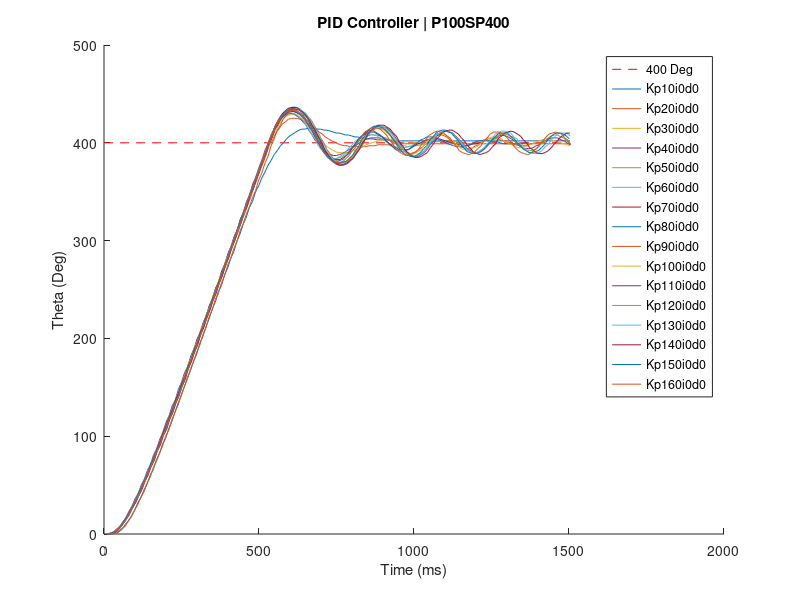
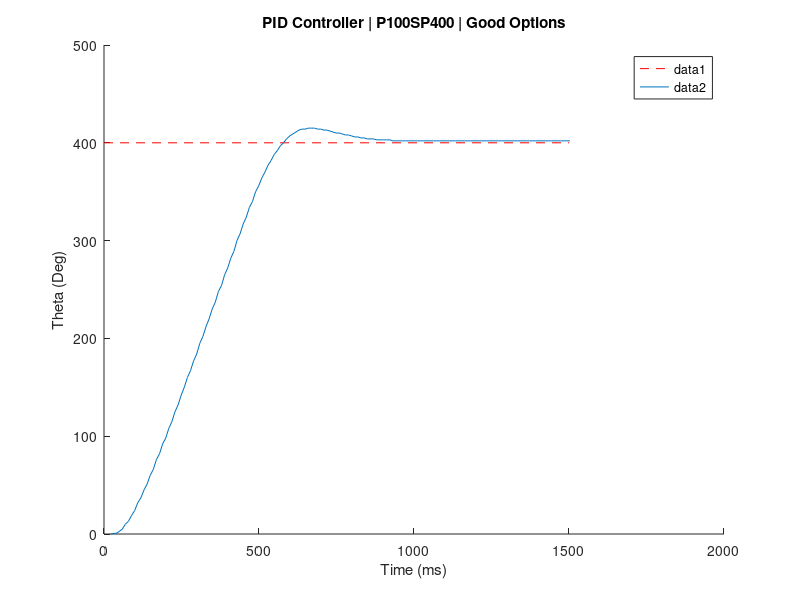

The MATLAB script that drew these images, in order: (Note: this script raises an error after producing the figures.)
figure(1);
hold on;
xlabel('Time (ms)');
ylabel('Theta (Deg)');
title('PID Controller | P100SP400');
plot([0 1500], [400 400], 'r--');
Kp10i0d0 = [22.0, 0; 42.0, 1; 59.0, 5; 69.0, 10; 79.0, 13; 89.0, 19; 99.0, 24; 109.0, 32; 119.0, 37; 129.0, 45; 139.0, 51; 149.0, 60; 159.0, 66; 169.0, 76; 179.0, 82; 189.0, 92; 199.0, 98; 209.0, 108; 219.0, 115; 229.0, 125; 239.0, 132; 249.0, 142; 259.0, 150; 269.0, 160; 279.0, 167; 289.0, 177; 299.0, 184; 309.0, 195; 319.0, 202; 329.0, 212; 339.0, 220; 349.0, 230; 359.0, 237; 369.0, 248; 379.0, 254; 389.0, 265; 399.0, 272; 409.0, 282; 419.0, 289; 429.0, 300; 439.0, 307; 449.0, 317; 459.0, 324; 469.0, 334; 479.0, 340; 489.0, 350; 499.0, 356; 509.0, 364; 519.0, 370; 529.0, 377; 539.0, 382; 549.0, 388; 559.0, 392; 569.0, 397; 579.0, 400; 589.0, 404; 599.0, 407; 609.0, 409; 619.0, 411; 629.0, 413; 639.0, 414; 649.0, 414; 659.0, 415; 669.0, 415; 679.0, 415; 689.0, 414; 699.0, 414; 709.0, 413; 719.0, 413; 729.0, 412; 739.0, 411; 749.0, 410; 759.0, 410; 769.0, 409; 779.0, 408; 789.0, 408; 799.0, 407; 809.0, 406; 819.0, 406; 829.0, 405; 839.0, 405; 849.0, 404; 868.0, 404; 881.0, 403; 902.0, 403; 912.0, 403; 922.0, 403; 932.0, 402; 942.0, 402; 952.0, 402; 962.0, 402; 972.0, 402; 982.0, 402; 992.0, 402; 1002.0, 402; 1012.0, 402; 1022.0, 402; 1032.0, 402; 1042.0, 402; 1052.0, 402; 1063.0, 402; 1073.0, 402; 1083.0, 402; 1093.0, 402; 1103.0, 402; 1113.0, 402; 1123.0, 402; 1133.0, 402; 1143.0, 402; 1153.0, 402; 1163.0, 402; 1173.0, 402; 1183.0, 402; 1193.0, 402; 1203.0, 402; 1213.0, 402; 1223.0, 402; 1233.0, 402; 1243.0, 402; 1253.0, 402; 1263.0, 402; 1273.0, 402; 1283.0, 402; 1293.0, 402; 1303.0, 402; 1313.0, 402; 1323.0, 402; 1333.0, 402; 1343.0, 402; 1353.0, 402; 1363.0, 402; 1373.0, 402; 1383.0, 402; 1393.0, 402; 1403.0, 402; 1413.0, 402; 1423.0, 402; 1433.0, 402; 1443.0, 402; 1453.0, 402; 1463.0, 402; 1473.0, 402; 1483.0, 402; 1493.0, 402; 1503.0, 402; ];
plot(Kp10i0d0(:,1),Kp10i0d0(:,2))
% y = max(Kp10i0d0(:,2));
% x = Kp10i0d0(find(Kp10i0d0(:,2) == max(y), 1, 'first'));
% text(x, y, 'Kp10i0d0');
% pause;

Kp20i0d0 = [13.0, 0; 23.0, 1; 33.0, 2; 43.0, 4; 53.0, 7; 63.0, 12; 73.0, 16; 83.0, 22; 93.0, 27; 103.0, 34; 113.0, 40; 123.0, 48; 133.0, 54; 143.0, 64; 153.0, 70; 163.0, 79; 173.0, 86; 183.0, 96; 193.0, 102; 203.0, 112; 213.0, 119; 223.0, 129; 233.0, 136; 243.0, 146; 253.0, 153; 263.0, 164; 273.0, 170; 283.0, 181; 293.0, 188; 303.0, 198; 313.0, 205; 323.0, 216; 333.0, 223; 343.0, 233; 353.0, 240; 363.0, 250; 373.0, 257; 383.0, 268; 393.0, 274; 403.0, 285; 413.0, 292; 423.0, 302; 433.0, 309; 443.0, 320; 453.0, 327; 463.0, 337; 473.0, 344; 483.0, 355; 493.0, 362; 503.0, 372; 513.0, 379; 524.0, 389; 534.0, 398; 544.0, 403; 554.0, 410; 564.0, 414; 574.0, 419; 584.0, 421; 594.0, 424; 604.0, 425; 614.0, 425; 624.0, 425; 634.0, 424; 644.0, 422; 654.0, 420; 664.0, 418; 674.0, 416; 684.0, 414; 694.0, 411; 704.0, 409; 714.0, 406; 724.0, 404; 734.0, 402; 744.0, 401; 754.0, 399; 764.0, 398; 774.0, 397; 784.0, 397; 794.0, 396; 804.0, 396; 814.0, 396; 824.0, 396; 834.0, 396; 844.0, 396; 854.0, 397; 864.0, 397; 874.0, 397; 884.0, 398; 894.0, 398; 904.0, 398; 914.0, 398; 924.0, 398; 934.0, 399; 944.0, 399; 954.0, 399; 964.0, 399; 974.0, 399; 984.0, 399; 994.0, 399; 1004.0, 399; 1014.0, 399; 1024.0, 399; 1034.0, 399; 1044.0, 399; 1054.0, 399; 1064.0, 399; 1074.0, 399; 1084.0, 399; 1094.0, 399; 1104.0, 399; 1114.0, 399; 1124.0, 399; 1134.0, 399; 1144.0, 399; 1154.0, 399; 1164.0, 399; 1174.0, 399; 1184.0, 399; 1194.0, 399; 1204.0, 399; 1214.0, 399; 1224.0, 399; 1234.0, 399; 1244.0, 399; 1254.0, 399; 1264.0, 399; 1274.0, 399; 1284.0, 399; 1294.0, 399; 1304.0, 399; 1314.0, 399; 1324.0, 399; 1334.0, 399; 1344.0, 399; 1354.0, 399; 1364.0, 399; 1374.0, 399; 1384.0, 399; 1394.0, 399; 1404.0, 399; 1414.0, 399; 1424.0, 399; 1434.0, 399; 1444.0, 399; 1454.0, 399; 1464.0, 399; 1474.0, 399; 1484.0, 399; 1494.0, 399; 1504.0, 399; ];
plot(Kp20i0d0(:,1),Kp20i0d0(:,2))
% y = max(Kp20i0d0(:,2));
% x = Kp20i0d0(find(Kp20i0d0(:,2) == max(y), 1, 'first'));
% text(x, y, 'Kp20i0d0');
% pause;

Kp30i0d0 = [13.0, 0; 23.0, 0; 33.0, 1; 43.0, 3; 53.0, 7; 63.0, 11; 73.0, 16; 83.0, 21; 93.0, 28; 103.0, 33; 113.0, 41; 123.0, 47; 133.0, 56; 143.0, 62; 153.0, 71; 163.0, 78; 173.0, 87; 183.0, 94; 193.0, 104; 203.0, 111; 213.0, 121; 223.0, 128; 233.0, 138; 243.0, 145; 253.0, 155; 263.0, 162; 273.0, 173; 283.0, 179; 293.0, 190; 303.0, 197; 313.0, 207; 323.0, 214; 333.0, 224; 343.0, 231; 353.0, 241; 363.0, 249; 373.0, 259; 383.0, 266; 393.0, 277; 403.0, 283; 413.0, 294; 423.0, 301; 433.0, 311; 443.0, 319; 453.0, 329; 463.0, 336; 473.0, 347; 483.0, 354; 493.0, 365; 503.0, 372; 513.0, 383; 525.0, 393; 535.0, 399; 545.0, 408; 555.0, 413; 565.0, 419; 575.0, 423; 585.0, 427; 595.0, 428; 605.0, 429; 615.0, 429; 625.0, 427; 635.0, 425; 645.0, 422; 655.0, 419; 665.0, 415; 675.0, 411; 685.0, 407; 695.0, 404; 705.0, 400; 715.0, 397; 725.0, 395; 735.0, 393; 745.0, 391; 755.0, 390; 765.0, 390; 775.0, 390; 785.0, 390; 795.0, 391; 805.0, 392; 815.0, 393; 825.0, 395; 835.0, 396; 845.0, 398; 855.0, 399; 865.0, 400; 875.0, 401; 885.0, 402; 895.0, 402; 905.0, 403; 915.0, 403; 925.0, 403; 935.0, 403; 945.0, 402; 955.0, 402; 965.0, 401; 975.0, 401; 985.0, 401; 995.0, 401; 1005.0, 400; 1015.0, 400; ];
plot(Kp30i0d0(:,1),Kp30i0d0(:,2))
% y = max(Kp30i0d0(:,2));
% x = Kp30i0d0(find(Kp30i0d0(:,2) == max(y), 1, 'first'));
% text(x, y, 'Kp30i0d0');
% pause;

Kp40i0d0 = [10.0, 0; 20.0, 1; 30.0, 2; 40.0, 5; 50.0, 7; 60.0, 12; 70.0, 16; 80.0, 23; 90.0, 28; 100.0, 36; 110.0, 41; 120.0, 50; 130.0, 56; 140.0, 65; 150.0, 71; 160.0, 81; 170.0, 87; 180.0, 97; 190.0, 104; 200.0, 114; 210.0, 121; 220.0, 131; 230.0, 137; 240.0, 148; 250.0, 155; 260.0, 165; 270.0, 171; 280.0, 182; 290.0, 189; 300.0, 199; 310.0, 206; 320.0, 216; 330.0, 223; 340.0, 234; 350.0, 241; 360.0, 251; 370.0, 258; 380.0, 269; 390.0, 276; 400.0, 287; 410.0, 294; 420.0, 304; 430.0, 311; 440.0, 322; 450.0, 329; 460.0, 340; 470.0, 347; 480.0, 358; 490.0, 365; 500.0, 375; 510.0, 383; 520.0, 393; 530.0, 400; 540.0, 409; 550.0, 414; 560.0, 421; 570.0, 424; 580.0, 428; 590.0, 429; 600.0, 430; 610.0, 430; 620.0, 428; 630.0, 426; 640.0, 422; 650.0, 419; 660.0, 413; 670.0, 409; 680.0, 403; 690.0, 400; 700.0, 395; 710.0, 392; 720.0, 389; 730.0, 388; 740.0, 387; 750.0, 387; 760.0, 388; 770.0, 389; 780.0, 391; 790.0, 393; 800.0, 395; 810.0, 397; 820.0, 399; 830.0, 401; 840.0, 403; 850.0, 404; 860.0, 405; 877.0, 405; 887.0, 405; 897.0, 404; 907.0, 404; 917.0, 403; 927.0, 402; 937.0, 401; 947.0, 401; 957.0, 400; 967.0, 400; ];
plot(Kp40i0d0(:,1),Kp40i0d0(:,2))
% y = max(Kp40i0d0(:,2));
% x = Kp40i0d0(find(Kp40i0d0(:,2) == max(y), 1, 'first'));
% text(x, y, 'Kp40i0d0');
% pause;

Kp50i0d0 = [10.0, 0; 20.0, 0; 30.0, 1; 40.0, 3; 50.0, 6; 60.0, 11; 70.0, 14; 80.0, 21; 90.0, 26; 100.0, 34; 110.0, 39; 120.0, 48; 130.0, 54; 140.0, 63; 150.0, 69; 160.0, 79; 170.0, 85; 180.0, 95; 190.0, 101; 200.0, 111; 210.0, 118; 220.0, 128; 230.0, 135; 240.0, 145; 250.0, 152; 260.0, 162; 270.0, 169; 280.0, 179; 290.0, 186; 300.0, 196; 310.0, 203; 320.0, 214; 330.0, 221; 340.0, 231; 350.0, 238; 360.0, 249; 370.0, 256; 380.0, 267; 390.0, 274; 400.0, 284; 410.0, 292; 420.0, 302; 430.0, 309; 440.0, 320; 450.0, 327; 460.0, 338; 470.0, 345; 480.0, 356; 490.0, 363; 500.0, 374; 510.0, 380; 520.0, 391; 530.0, 398; 540.0, 408; 550.0, 414; 560.0, 421; 570.0, 425; 580.0, 429; 590.0, 431; 600.0, 433; 610.0, 432; 620.0, 431; 630.0, 429; 640.0, 426; 650.0, 422; 660.0, 417; 670.0, 412; 680.0, 406; 690.0, 402; 700.0, 396; 710.0, 392; 720.0, 388; 730.0, 386; 740.0, 384; 750.0, 384; 760.0, 385; 770.0, 386; 780.0, 389; 790.0, 391; 800.0, 395; 810.0, 398; 820.0, 401; 830.0, 403; 840.0, 406; 850.0, 407; 860.0, 408; 870.0, 408; 880.0, 408; 890.0, 407; 900.0, 406; 910.0, 405; 920.0, 403; 930.0, 401; 940.0, 400; 950.0, 398; 960.0, 397; 970.0, 397; 980.0, 396; 990.0, 396; 1000.0, 397; 1010.0, 397; 1020.0, 398; 1030.0, 398; 1040.0, 399; 1050.0, 400; 1060.0, 401; 1070.0, 401; 1080.0, 401; 1090.0, 402; 1100.0, 402; 1110.0, 402; 1120.0, 401; 1130.0, 401; 1140.0, 401; 1150.0, 400; 1160.0, 400; ];
plot(Kp50i0d0(:,1),Kp50i0d0(:,2))
% y = max(Kp50i0d0(:,2));
% x = Kp50i0d0(find(Kp50i0d0(:,2) == max(y), 1, 'first'));
% text(x, y, 'Kp50i0d0');
% pause;

Kp60i0d0 = [10.0, 0; 20.0, 0; 30.0, 2; 40.0, 4; 50.0, 8; 60.0, 11; 70.0, 17; 80.0, 21; 90.0, 28; 100.0, 34; 110.0, 42; 120.0, 48; 130.0, 56; 140.0, 62; 150.0, 72; 160.0, 78; 170.0, 87; 180.0, 94; 190.0, 104; 200.0, 110; 210.0, 120; 220.0, 127; 230.0, 137; 240.0, 144; 250.0, 154; 260.0, 161; 270.0, 171; 280.0, 178; 290.0, 188; 300.0, 196; 310.0, 206; 320.0, 213; 330.0, 224; 340.0, 231; 350.0, 241; 360.0, 248; 370.0, 259; 380.0, 266; 390.0, 277; 400.0, 284; 410.0, 294; 420.0, 302; 430.0, 312; 440.0, 319; 450.0, 330; 460.0, 337; 470.0, 348; 480.0, 355; 490.0, 366; 501.0, 373; 511.0, 384; 521.0, 390; 531.0, 401; 541.0, 407; 551.0, 416; 561.0, 420; 571.0, 426; 581.0, 428; 591.0, 430; 601.0, 431; 611.0, 430; 621.0, 429; 631.0, 426; 641.0, 424; 651.0, 418; 661.0, 414; 671.0, 408; 681.0, 404; 691.0, 397; 701.0, 393; 711.0, 389; 721.0, 386; 731.0, 384; 741.0, 384; 751.0, 384; 761.0, 386; 771.0, 388; 781.0, 391; 791.0, 395; 801.0, 398; 811.0, 402; 821.0, 404; 831.0, 407; 841.0, 408; 851.0, 409; 861.0, 409; 871.0, 408; 881.0, 407; 891.0, 405; 901.0, 403; 911.0, 401; 921.0, 399; 931.0, 397; 941.0, 396; 951.0, 395; 961.0, 395; 971.0, 395; 981.0, 396; 991.0, 397; 1001.0, 398; 1011.0, 399; 1021.0, 400; 1031.0, 401; 1041.0, 402; 1051.0, 402; 1061.0, 402; 1071.0, 402; 1081.0, 402; 1091.0, 402; 1101.0, 401; 1111.0, 401; 1121.0, 400; 1131.0, 400; ];
plot(Kp60i0d0(:,1),Kp60i0d0(:,2))
% y = max(Kp60i0d0(:,2));
% x = Kp60i0d0(find(Kp60i0d0(:,2) == max(y), 1, 'first'));
% text(x, y, 'Kp60i0d0');
% pause;

Kp70i0d0 = [12.0, 0; 22.0, 0; 32.0, 1; 42.0, 3; 53.0, 7; 72.0, 15; 82.0, 20; 92.0, 27; 102.0, 32; 112.0, 39; 122.0, 45; 132.0, 54; 142.0, 60; 152.0, 69; 162.0, 75; 172.0, 85; 182.0, 91; 192.0, 101; 202.0, 107; 212.0, 117; 222.0, 124; 232.0, 134; 242.0, 141; 252.0, 151; 262.0, 158; 272.0, 169; 282.0, 176; 292.0, 186; 302.0, 193; 312.0, 204; 322.0, 211; 332.0, 221; 342.0, 229; 352.0, 239; 362.0, 246; 372.0, 257; 382.0, 264; 392.0, 275; 402.0, 282; 412.0, 293; 422.0, 300; 432.0, 310; 442.0, 318; 452.0, 328; 462.0, 335; 472.0, 346; 482.0, 353; 492.0, 363; 502.0, 371; 512.0, 381; 522.0, 388; 532.0, 398; 542.0, 405; 552.0, 414; 562.0, 419; 572.0, 425; 582.0, 428; 592.0, 431; 602.0, 432; 612.0, 432; 622.0, 431; 632.0, 429; 642.0, 427; 652.0, 422; 662.0, 418; 672.0, 412; 682.0, 407; 692.0, 400; 702.0, 396; 712.0, 390; 722.0, 387; 732.0, 384; 742.0, 383; 752.0, 383; 762.0, 383; 772.0, 385; 782.0, 387; 792.0, 391; 802.0, 395; 812.0, 400; 822.0, 403; 832.0, 407; 842.0, 409; 852.0, 411; 862.0, 411; 872.0, 411; 882.0, 409; 892.0, 407; 902.0, 405; 912.0, 401; 922.0, 399; 932.0, 396; 942.0, 395; 952.0, 393; 962.0, 393; 972.0, 393; 982.0, 393; 992.0, 395; 1002.0, 397; 1012.0, 399; 1022.0, 400; 1032.0, 402; 1042.0, 403; 1052.0, 404; 1062.0, 404; 1072.0, 404; 1082.0, 404; 1092.0, 403; 1102.0, 402; 1112.0, 401; 1122.0, 400; 1132.0, 399; 1142.0, 398; 1152.0, 398; 1162.0, 397; 1172.0, 397; 1182.0, 398; 1192.0, 399; 1202.0, 399; 1212.0, 400; 1222.0, 400; ];
plot(Kp70i0d0(:,1),Kp70i0d0(:,2))
% y = max(Kp70i0d0(:,2));
% x = Kp70i0d0(find(Kp70i0d0(:,2) == max(y), 1, 'first'));
% text(x, y, 'Kp70i0d0');
% pause;

Kp80i0d0 = [10.0, 0; 20.0, 0; 30.0, 1; 40.0, 3; 50.0, 6; 60.0, 11; 70.0, 15; 80.0, 21; 90.0, 26; 100.0, 33; 110.0, 39; 120.0, 47; 130.0, 53; 140.0, 62; 150.0, 69; 160.0, 78; 170.0, 85; 180.0, 94; 190.0, 101; 200.0, 111; 210.0, 118; 220.0, 128; 230.0, 135; 240.0, 145; 250.0, 152; 260.0, 163; 270.0, 169; 280.0, 180; 290.0, 187; 300.0, 198; 310.0, 205; 320.0, 215; 330.0, 223; 340.0, 233; 350.0, 240; 360.0, 251; 370.0, 258; 380.0, 269; 390.0, 276; 400.0, 286; 410.0, 294; 420.0, 304; 430.0, 311; 440.0, 322; 450.0, 329; 460.0, 339; 470.0, 346; 480.0, 357; 490.0, 364; 501.0, 374; 511.0, 381; 521.0, 391; 531.0, 398; 541.0, 408; 551.0, 414; 561.0, 421; 571.0, 425; 581.0, 429; 591.0, 431; 601.0, 433; 611.0, 433; 621.0, 431; 631.0, 430; 641.0, 426; 651.0, 423; 661.0, 417; 671.0, 413; 681.0, 406; 691.0, 401; 701.0, 394; 711.0, 390; 721.0, 385; 731.0, 383; 741.0, 381; 751.0, 381; 761.0, 382; 771.0, 383; 781.0, 387; 791.0, 389; 801.0, 395; 811.0, 399; 821.0, 404; 831.0, 407; 841.0, 410; 851.0, 412; 861.0, 413; 871.0, 412; 881.0, 410; 891.0, 408; 901.0, 405; 911.0, 402; 921.0, 398; 931.0, 396; 941.0, 393; 951.0, 392; 961.0, 391; 971.0, 392; 981.0, 393; 991.0, 395; 1001.0, 398; 1011.0, 400; 1021.0, 403; 1031.0, 404; 1041.0, 406; 1051.0, 406; 1061.0, 406; 1078.0, 404; 1088.0, 402; 1098.0, 401; 1108.0, 399; 1118.0, 398; 1128.0, 397; 1138.0, 396; 1148.0, 396; 1158.0, 396; 1168.0, 397; 1178.0, 398; 1188.0, 399; 1198.0, 401; 1208.0, 402; 1218.0, 402; 1228.0, 403; 1238.0, 402; 1248.0, 402; 1258.0, 401; 1268.0, 401; 1278.0, 400; 1288.0, 399; 1298.0, 399; 1308.0, 399; 1318.0, 399; 1328.0, 399; 1338.0, 399; 1348.0, 399; 1358.0, 400; 1368.0, 400; ];
plot(Kp80i0d0(:,1),Kp80i0d0(:,2))
% y = max(Kp80i0d0(:,2));
% x = Kp80i0d0(find(Kp80i0d0(:,2) == max(y), 1, 'first'));
% text(x, y, 'Kp80i0d0');
% pause;

Kp90i0d0 = [22.0, 0; 42.0, 1; 59.0, 6; 69.0, 8; 79.0, 14; 89.0, 18; 99.0, 25; 109.0, 30; 119.0, 38; 129.0, 43; 139.0, 52; 149.0, 58; 159.0, 68; 169.0, 74; 179.0, 83; 189.0, 90; 199.0, 100; 209.0, 106; 219.0, 117; 229.0, 124; 239.0, 134; 249.0, 141; 259.0, 151; 269.0, 158; 279.0, 169; 289.0, 176; 299.0, 186; 309.0, 193; 319.0, 204; 329.0, 211; 339.0, 222; 349.0, 229; 359.0, 240; 369.0, 246; 379.0, 257; 389.0, 264; 399.0, 275; 409.0, 282; 419.0, 292; 429.0, 299; 439.0, 310; 449.0, 317; 459.0, 327; 469.0, 334; 479.0, 344; 489.0, 351; 499.0, 362; 509.0, 369; 519.0, 379; 529.0, 386; 539.0, 397; 549.0, 404; 559.0, 413; 569.0, 418; 579.0, 425; 589.0, 428; 599.0, 432; 609.0, 433; 619.0, 434; 629.0, 434; 639.0, 432; 649.0, 430; 659.0, 426; 669.0, 423; 679.0, 417; 689.0, 412; 699.0, 405; 709.0, 400; 719.0, 393; 729.0, 389; 739.0, 384; 749.0, 382; 759.0, 380; 769.0, 380; 779.0, 381; 789.0, 382; 799.0, 385; 809.0, 388; 819.0, 394; 829.0, 398; 839.0, 404; 849.0, 407; 859.0, 411; 869.0, 413; 879.0, 415; 889.0, 415; 899.0, 414; 909.0, 413; 919.0, 409; 929.0, 406; 939.0, 402; 949.0, 398; 959.0, 394; 969.0, 392; 979.0, 390; 989.0, 389; 999.0, 390; 1009.0, 391; 1019.0, 394; 1029.0, 396; 1039.0, 400; 1049.0, 402; 1059.0, 406; 1069.0, 407; 1079.0, 408; 1089.0, 408; 1099.0, 407; 1109.0, 405; 1119.0, 402; 1129.0, 400; 1139.0, 398; 1149.0, 396; 1159.0, 395; 1169.0, 394; 1179.0, 394; 1189.0, 395; 1199.0, 397; 1209.0, 398; 1219.0, 401; 1229.0, 402; 1239.0, 404; 1249.0, 404; 1259.0, 404; 1269.0, 404; 1279.0, 403; 1289.0, 402; 1299.0, 401; 1309.0, 400; 1319.0, 398; 1329.0, 398; 1339.0, 397; 1349.0, 397; 1359.0, 397; 1369.0, 398; 1379.0, 399; 1389.0, 400; 1399.0, 400; ];
plot(Kp90i0d0(:,1),Kp90i0d0(:,2))
% y = max(Kp90i0d0(:,2));
% x = Kp90i0d0(find(Kp90i0d0(:,2) == max(y), 1, 'first'));
% text(x, y, 'Kp90i0d0');
% pause;

Kp100i0d0 = [12.0, 0; 22.0, 0; 32.0, 2; 42.0, 3; 52.0, 7; 62.0, 11; 72.0, 17; 82.0, 21; 92.0, 28; 102.0, 33; 112.0, 41; 122.0, 47; 132.0, 56; 142.0, 62; 152.0, 72; 162.0, 78; 172.0, 88; 182.0, 94; 192.0, 105; 202.0, 111; 212.0, 121; 222.0, 128; 232.0, 139; 242.0, 145; 252.0, 156; 262.0, 163; 272.0, 173; 282.0, 181; 292.0, 191; 302.0, 198; 312.0, 209; 322.0, 216; 332.0, 226; 342.0, 233; 352.0, 244; 362.0, 251; 372.0, 261; 382.0, 268; 392.0, 279; 402.0, 285; 412.0, 296; 422.0, 303; 432.0, 313; 442.0, 320; 452.0, 331; 462.0, 338; 472.0, 348; 482.0, 355; 492.0, 366; 503.0, 373; 513.0, 383; 523.0, 390; 533.0, 401; 543.0, 408; 553.0, 417; 563.0, 422; 573.0, 428; 583.0, 431; 593.0, 434; 603.0, 435; 613.0, 435; 623.0, 435; 633.0, 433; 643.0, 430; 653.0, 426; 663.0, 422; 673.0, 416; 683.0, 412; 693.0, 404; 703.0, 399; 713.0, 392; 723.0, 388; 733.0, 383; 743.0, 381; 753.0, 379; 763.0, 379; 773.0, 380; 783.0, 381; 793.0, 384; 803.0, 387; 813.0, 392; 823.0, 395; 833.0, 402; 843.0, 406; 853.0, 411; 863.0, 413; 873.0, 415; 883.0, 415; 893.0, 414; 903.0, 413; 913.0, 410; 923.0, 407; 933.0, 402; 943.0, 399; 953.0, 394; 963.0, 391; 973.0, 389; 983.0, 388; 993.0, 388; 1003.0, 389; 1013.0, 391; 1023.0, 393; 1033.0, 398; 1043.0, 401; 1053.0, 405; 1063.0, 407; 1073.0, 409; 1083.0, 410; 1093.0, 409; 1103.0, 408; 1113.0, 405; 1123.0, 403; 1133.0, 399; 1143.0, 397; 1153.0, 394; 1163.0, 393; 1173.0, 392; 1183.0, 393; 1193.0, 395; 1203.0, 396; 1213.0, 399; 1223.0, 401; 1233.0, 404; 1243.0, 405; 1253.0, 406; 1263.0, 406; 1273.0, 405; 1283.0, 404; 1293.0, 401; 1303.0, 400; 1313.0, 398; 1323.0, 397; 1333.0, 395; 1343.0, 395; 1353.0, 396; 1363.0, 396; 1373.0, 398; 1383.0, 399; 1393.0, 401; 1403.0, 402; 1413.0, 403; 1423.0, 404; 1433.0, 404; 1443.0, 403; 1453.0, 402; 1463.0, 401; 1473.0, 400; 1483.0, 399; 1493.0, 398; 1503.0, 397; ];
plot(Kp100i0d0(:,1),Kp100i0d0(:,2))
% y = max(Kp100i0d0(:,2));
% x = Kp100i0d0(find(Kp100i0d0(:,2) == max(y), 1, 'first'));
% text(x, y, 'Kp100i0d0');
% pause;

Kp110i0d0 = [12.0, 0; 22.0, 0; 32.0, 1; 42.0, 4; 52.0, 6; 62.0, 12; 72.0, 16; 82.0, 22; 92.0, 27; 102.0, 34; 112.0, 40; 122.0, 48; 132.0, 54; 142.0, 64; 152.0, 70; 162.0, 80; 172.0, 86; 182.0, 96; 192.0, 102; 202.0, 113; 212.0, 120; 222.0, 130; 232.0, 136; 242.0, 147; 252.0, 154; 262.0, 164; 272.0, 172; 282.0, 182; 292.0, 189; 302.0, 200; 312.0, 206; 322.0, 217; 332.0, 224; 342.0, 234; 352.0, 241; 362.0, 252; 372.0, 259; 382.0, 269; 392.0, 276; 402.0, 286; 412.0, 293; 422.0, 304; 432.0, 311; 442.0, 321; 452.0, 328; 462.0, 339; 472.0, 346; 482.0, 357; 492.0, 364; 502.0, 374; 512.0, 382; 522.0, 392; 532.0, 399; 542.0, 409; 552.0, 415; 562.0, 423; 573.0, 427; 583.0, 431; 593.0, 433; 603.0, 435; 613.0, 435; 623.0, 434; 633.0, 433; 643.0, 430; 653.0, 427; 663.0, 421; 673.0, 417; 683.0, 410; 693.0, 406; 703.0, 398; 713.0, 393; 730.0, 383; 740.0, 380; 750.0, 378; 760.0, 377; 770.0, 377; 780.0, 378; 790.0, 380; 800.0, 383; 810.0, 387; 823.0, 393; 833.0, 397; 843.0, 404; 853.0, 408; 863.0, 413; 873.0, 415; 883.0, 417; 893.0, 417; 903.0, 416; 913.0, 415; 923.0, 412; 933.0, 409; 943.0, 404; 953.0, 400; 963.0, 394; 973.0, 391; 983.0, 388; 993.0, 387; 1003.0, 386; 1013.0, 386; 1023.0, 388; 1033.0, 390; 1044.0, 394; 1054.0, 399; 1064.0, 402; 1074.0, 407; 1084.0, 409; 1094.0, 411; 1104.0, 412; 1114.0, 411; 1124.0, 410; 1134.0, 407; 1144.0, 404; 1154.0, 400; 1164.0, 397; 1174.0, 393; 1184.0, 392; 1194.0, 390; 1204.0, 390; 1214.0, 392; 1224.0, 394; 1234.0, 397; 1244.0, 400; 1254.0, 403; 1264.0, 405; 1274.0, 407; 1284.0, 408; 1294.0, 407; 1304.0, 406; 1314.0, 404; 1324.0, 402; 1334.0, 398; 1344.0, 396; 1354.0, 394; 1364.0, 394; 1374.0, 394; 1384.0, 395; 1394.0, 397; 1404.0, 398; 1414.0, 401; 1424.0, 402; 1434.0, 404; 1444.0, 405; 1454.0, 405; 1464.0, 405; 1474.0, 403; 1484.0, 402; 1494.0, 400; 1504.0, 398; ];
plot(Kp110i0d0(:,1),Kp110i0d0(:,2))
% y = max(Kp110i0d0(:,2));
% x = Kp110i0d0(find(Kp110i0d0(:,2) == max(y), 1, 'first'));
% text(x, y, 'Kp110i0d0');
% pause;

Kp120i0d0 = [11.0, 0; 21.0, 0; 31.0, 1; 42.0, 4; 52.0, 8; 62.0, 11; 72.0, 17; 82.0, 21; 92.0, 28; 102.0, 34; 112.0, 42; 122.0, 48; 132.0, 57; 142.0, 63; 152.0, 72; 162.0, 78; 172.0, 88; 182.0, 95; 192.0, 105; 202.0, 112; 212.0, 122; 222.0, 129; 232.0, 139; 242.0, 146; 252.0, 156; 262.0, 163; 272.0, 174; 282.0, 181; 292.0, 191; 302.0, 198; 312.0, 208; 322.0, 215; 332.0, 226; 342.0, 232; 352.0, 243; 362.0, 250; 372.0, 260; 382.0, 267; 392.0, 278; 402.0, 285; 412.0, 295; 422.0, 302; 432.0, 313; 442.0, 320; 452.0, 330; 462.0, 338; 472.0, 348; 482.0, 355; 492.0, 366; 503.0, 373; 513.0, 384; 523.0, 391; 533.0, 402; 543.0, 409; 553.0, 418; 563.0, 422; 573.0, 428; 583.0, 432; 593.0, 435; 603.0, 436; 613.0, 436; 623.0, 436; 633.0, 433; 643.0, 431; 653.0, 426; 663.0, 423; 673.0, 417; 683.0, 412; 693.0, 405; 703.0, 400; 713.0, 392; 723.0, 388; 733.0, 383; 743.0, 381; 753.0, 379; 763.0, 378; 773.0, 378; 783.0, 380; 793.0, 382; 803.0, 385; 813.0, 390; 823.0, 394; 833.0, 401; 843.0, 405; 853.0, 410; 863.0, 413; 873.0, 416; 883.0, 417; 893.0, 417; 903.0, 416; 913.0, 414; 923.0, 411; 933.0, 407; 943.0, 403; 953.0, 398; 963.0, 394; 973.0, 390; 983.0, 388; 993.0, 386; 1003.0, 386; 1013.0, 387; 1023.0, 389; 1033.0, 392; 1043.0, 395; 1053.0, 400; 1063.0, 403; 1073.0, 408; 1083.0, 410; 1093.0, 411; 1103.0, 412; 1113.0, 411; 1123.0, 410; 1133.0, 407; 1143.0, 404; 1153.0, 400; 1163.0, 397; 1173.0, 393; 1183.0, 391; 1193.0, 390; 1203.0, 390; 1213.0, 391; 1223.0, 393; 1233.0, 396; 1243.0, 399; 1253.0, 403; 1263.0, 405; 1273.0, 408; 1283.0, 409; 1293.0, 409; 1303.0, 408; 1313.0, 406; 1323.0, 403; 1333.0, 399; 1343.0, 397; 1353.0, 394; 1363.0, 393; 1373.0, 392; 1383.0, 392; 1393.0, 394; 1403.0, 396; 1413.0, 400; 1423.0, 402; 1433.0, 405; 1443.0, 407; 1453.0, 408; 1463.0, 408; 1473.0, 406; 1483.0, 405; 1493.0, 402; 1503.0, 399; ];
plot(Kp120i0d0(:,1),Kp120i0d0(:,2))
% y = max(Kp120i0d0(:,2));
% x = Kp120i0d0(find(Kp120i0d0(:,2) == max(y), 1, 'first'));
% text(x, y, 'Kp120i0d0');
% pause;

Kp130i0d0 = [12.0, 0; 22.0, 0; 32.0, 1; 42.0, 4; 52.0, 6; 62.0, 12; 72.0, 15; 82.0, 22; 92.0, 27; 102.0, 34; 112.0, 40; 122.0, 48; 132.0, 54; 142.0, 64; 152.0, 70; 162.0, 79; 172.0, 86; 182.0, 96; 192.0, 102; 202.0, 112; 212.0, 119; 222.0, 130; 232.0, 136; 242.0, 147; 252.0, 154; 262.0, 164; 272.0, 171; 282.0, 181; 292.0, 188; 302.0, 198; 312.0, 205; 322.0, 216; 332.0, 223; 342.0, 233; 352.0, 240; 362.0, 250; 372.0, 258; 382.0, 268; 392.0, 275; 402.0, 286; 412.0, 293; 422.0, 303; 432.0, 310; 442.0, 321; 452.0, 328; 462.0, 339; 472.0, 346; 482.0, 357; 492.0, 364; 502.0, 374; 512.0, 382; 522.0, 392; 532.0, 399; 542.0, 410; 552.0, 416; 562.0, 424; 572.0, 428; 582.0, 432; 592.0, 434; 602.0, 436; 612.0, 437; 622.0, 436; 632.0, 435; 642.0, 432; 652.0, 430; 662.0, 425; 672.0, 421; 682.0, 414; 692.0, 410; 702.0, 402; 712.0, 397; 722.0, 390; 732.0, 386; 742.0, 382; 752.0, 380; 762.0, 378; 772.0, 378; 782.0, 380; 792.0, 381; 802.0, 385; 812.0, 388; 822.0, 393; 832.0, 397; 842.0, 404; 852.0, 408; 862.0, 412; 872.0, 415; 882.0, 416; 892.0, 417; 902.0, 416; 912.0, 414; 922.0, 411; 932.0, 408; 942.0, 403; 952.0, 399; 962.0, 394; 972.0, 391; 982.0, 388; 992.0, 386; 1002.0, 386; 1012.0, 387; 1022.0, 389; 1032.0, 391; 1044.0, 396; 1054.0, 401; 1064.0, 404; 1074.0, 409; 1084.0, 410; 1094.0, 412; 1104.0, 412; 1114.0, 411; 1124.0, 410; 1134.0, 406; 1144.0, 403; 1154.0, 399; 1164.0, 396; 1174.0, 392; 1184.0, 391; 1194.0, 390; 1204.0, 390; 1214.0, 392; 1224.0, 394; 1242.0, 401; 1252.0, 404; 1262.0, 409; 1272.0, 410; 1282.0, 412; 1292.0, 412; 1302.0, 411; 1312.0, 410; 1322.0, 406; 1332.0, 404; 1343.0, 399; 1353.0, 396; 1363.0, 392; 1373.0, 390; 1383.0, 389; 1393.0, 389; 1403.0, 390; 1413.0, 392; 1423.0, 396; 1433.0, 398; 1443.0, 403; 1453.0, 406; 1463.0, 409; 1473.0, 410; 1483.0, 410; 1493.0, 410; 1503.0, 407; ];
plot(Kp130i0d0(:,1),Kp130i0d0(:,2))
% y = max(Kp130i0d0(:,2));
% x = Kp130i0d0(find(Kp130i0d0(:,2) == max(y), 1, 'first'));
% text(x, y, 'Kp130i0d0');
% pause;

Kp140i0d0 = [11.0, 0; 21.0, 0; 31.0, 1; 42.0, 3; 52.0, 7; 62.0, 11; 72.0, 17; 82.0, 21; 92.0, 28; 102.0, 33; 112.0, 42; 122.0, 47; 132.0, 56; 142.0, 62; 152.0, 72; 162.0, 78; 172.0, 88; 182.0, 95; 192.0, 105; 202.0, 111; 212.0, 121; 222.0, 128; 232.0, 138; 242.0, 145; 252.0, 155; 262.0, 162; 272.0, 172; 282.0, 179; 292.0, 189; 302.0, 196; 312.0, 207; 322.0, 214; 332.0, 224; 342.0, 231; 352.0, 242; 362.0, 249; 372.0, 259; 382.0, 267; 392.0, 277; 402.0, 284; 412.0, 295; 422.0, 302; 432.0, 313; 442.0, 320; 452.0, 330; 462.0, 337; 472.0, 348; 482.0, 355; 492.0, 366; 503.0, 373; 513.0, 384; 523.0, 391; 533.0, 402; 543.0, 409; 553.0, 418; 563.0, 423; 573.0, 429; 583.0, 432; 593.0, 435; 603.0, 436; 613.0, 436; 623.0, 436; 633.0, 433; 643.0, 431; 653.0, 427; 663.0, 423; 673.0, 417; 683.0, 412; 693.0, 405; 703.0, 400; 713.0, 392; 723.0, 388; 733.0, 383; 743.0, 381; 753.0, 378; 763.0, 377; 773.0, 378; 783.0, 379; 793.0, 382; 803.0, 384; 813.0, 389; 823.0, 393; 833.0, 399; 843.0, 404; 853.0, 410; 863.0, 413; 873.0, 416; 883.0, 418; 893.0, 418; 903.0, 418; 913.0, 416; 923.0, 414; 933.0, 410; 943.0, 407; 953.0, 401; 963.0, 397; 973.0, 392; 983.0, 389; 993.0, 386; 1003.0, 385; 1013.0, 385; 1023.0, 386; 1033.0, 388; 1043.0, 390; 1053.0, 395; 1063.0, 399; 1073.0, 404; 1083.0, 407; 1093.0, 411; 1103.0, 412; 1113.0, 413; 1123.0, 413; 1133.0, 411; 1143.0, 409; 1153.0, 405; 1163.0, 402; 1173.0, 397; 1183.0, 394; 1193.0, 390; 1203.0, 389; 1213.0, 388; 1223.0, 389; 1233.0, 390; 1243.0, 392; 1253.0, 396; 1263.0, 399; 1273.0, 405; 1283.0, 407; 1293.0, 410; 1303.0, 411; 1313.0, 412; 1323.0, 411; 1333.0, 409; 1343.0, 407; 1353.0, 403; 1363.0, 400; 1373.0, 395; 1383.0, 393; 1393.0, 390; 1403.0, 389; 1413.0, 389; 1423.0, 390; 1433.0, 392; 1443.0, 395; 1453.0, 399; 1463.0, 402; 1473.0, 406; 1483.0, 408; 1493.0, 410; 1503.0, 410; ];
plot(Kp140i0d0(:,1),Kp140i0d0(:,2))
% y = max(Kp140i0d0(:,2));
% x = Kp140i0d0(find(Kp140i0d0(:,2) == max(y), 1, 'first'));
% text(x, y, 'Kp140i0d0');
% pause;

Kp150i0d0 = [10.0, 0; 20.0, 0; 30.0, 2; 40.0, 3; 50.0, 7; 60.0, 11; 70.0, 16; 80.0, 21; 90.0, 28; 100.0, 33; 110.0, 41; 120.0, 47; 130.0, 55; 140.0, 61; 150.0, 71; 160.0, 77; 170.0, 86; 180.0, 93; 190.0, 102; 200.0, 109; 210.0, 119; 220.0, 125; 230.0, 136; 240.0, 142; 250.0, 153; 260.0, 159; 270.0, 170; 280.0, 177; 290.0, 187; 300.0, 194; 310.0, 205; 320.0, 211; 330.0, 222; 340.0, 229; 350.0, 240; 360.0, 247; 370.0, 257; 380.0, 264; 390.0, 275; 400.0, 282; 410.0, 293; 420.0, 300; 430.0, 311; 440.0, 318; 450.0, 329; 460.0, 336; 470.0, 347; 480.0, 353; 490.0, 364; 500.0, 371; 510.0, 382; 521.0, 389; 531.0, 400; 541.0, 407; 551.0, 416; 561.0, 421; 571.0, 427; 581.0, 430; 591.0, 433; 601.0, 434; 611.0, 434; 621.0, 433; 631.0, 431; 641.0, 429; 651.0, 424; 661.0, 421; 671.0, 415; 681.0, 410; 691.0, 403; 701.0, 398; 711.0, 391; 721.0, 387; 731.0, 383; 741.0, 381; 751.0, 379; 761.0, 379; 771.0, 380; 781.0, 381; 791.0, 384; 801.0, 387; 811.0, 392; 821.0, 396; 831.0, 403; 841.0, 407; 851.0, 412; 861.0, 415; 871.0, 417; 881.0, 417; 891.0, 416; 901.0, 415; 911.0, 412; 921.0, 409; 931.0, 404; 941.0, 400; 951.0, 395; 961.0, 391; 971.0, 388; 981.0, 387; 991.0, 386; 1001.0, 386; 1011.0, 388; 1021.0, 390; 1031.0, 394; 1041.0, 397; 1051.0, 403; 1061.0, 406; 1071.0, 410; 1081.0, 412; 1091.0, 413; 1101.0, 413; 1111.0, 411; 1121.0, 410; 1131.0, 406; 1141.0, 403; 1151.0, 398; 1161.0, 395; 1171.0, 391; 1181.0, 390; 1191.0, 389; 1201.0, 389; 1211.0, 390; 1221.0, 392; 1231.0, 395; 1241.0, 399; 1251.0, 403; 1261.0, 406; 1271.0, 409; 1281.0, 410; 1291.0, 410; 1301.0, 410; 1311.0, 407; 1321.0, 405; 1331.0, 401; 1341.0, 398; 1351.0, 394; 1361.0, 392; 1371.0, 390; 1381.0, 390; 1391.0, 391; 1401.0, 392; 1411.0, 395; 1421.0, 398; 1431.0, 403; 1441.0, 406; 1451.0, 409; 1461.0, 410; 1471.0, 410; 1481.0, 409; 1491.0, 407; 1501.0, 404; ];
plot(Kp150i0d0(:,1),Kp150i0d0(:,2))
% y = max(Kp150i0d0(:,2));
% x = Kp150i0d0(find(Kp150i0d0(:,2) == max(y), 1, 'first'));
% text(x, y, 'Kp150i0d0');
% pause;

Kp160i0d0 = [10.0, 0; 20.0, 0; 30.0, 1; 40.0, 3; 50.0, 7; 60.0, 10; 70.0, 15; 80.0, 20; 90.0, 27; 100.0, 32; 110.0, 40; 120.0, 45; 130.0, 54; 140.0, 60; 150.0, 69; 160.0, 75; 170.0, 85; 180.0, 91; 190.0, 101; 200.0, 107; 210.0, 117; 220.0, 124; 230.0, 134; 240.0, 141; 252.0, 151; 262.0, 162; 272.0, 169; 282.0, 179; 292.0, 186; 302.0, 197; 312.0, 204; 322.0, 214; 332.0, 221; 342.0, 232; 352.0, 239; 362.0, 249; 372.0, 257; 389.0, 275; 399.0, 282; 409.0, 292; 419.0, 299; 429.0, 310; 439.0, 317; 449.0, 328; 459.0, 335; 469.0, 346; 479.0, 353; 489.0, 364; 499.0, 371; 509.0, 381; 519.0, 389; 529.0, 399; 539.0, 406; 549.0, 415; 559.0, 420; 569.0, 426; 579.0, 429; 589.0, 432; 599.0, 433; 609.0, 433; 619.0, 433; 629.0, 430; 639.0, 428; 649.0, 423; 659.0, 420; 669.0, 414; 679.0, 409; 689.0, 402; 699.0, 397; 709.0, 390; 719.0, 387; 729.0, 383; 739.0, 381; 749.0, 380; 761.0, 380; 771.0, 381; 781.0, 384; 791.0, 387; 801.0, 392; 811.0, 395; 821.0, 402; 831.0, 406; 841.0, 411; 851.0, 413; 861.0, 415; 871.0, 416; 881.0, 415; 891.0, 414; 901.0, 411; 911.0, 408; 921.0, 403; 931.0, 399; 941.0, 394; 951.0, 391; 961.0, 389; 976.0, 387; 986.0, 388; 996.0, 389; 1006.0, 391; 1016.0, 394; 1026.0, 399; 1036.0, 402; 1046.0, 407; 1056.0, 409; 1066.0, 411; 1076.0, 412; 1086.0, 411; 1096.0, 410; 1106.0, 407; 1116.0, 405; 1126.0, 400; 1136.0, 397; 1146.0, 392; 1156.0, 390; 1166.0, 389; 1176.0, 388; 1186.0, 389; 1196.0, 391; 1206.0, 394; 1216.0, 397; 1226.0, 402; 1236.0, 405; 1246.0, 409; 1256.0, 411; 1266.0, 411; 1276.0, 411; 1286.0, 409; 1296.0, 407; 1306.0, 403; 1316.0, 400; 1326.0, 395; 1336.0, 392; 1346.0, 390; 1356.0, 389; 1366.0, 388; 1376.0, 389; 1386.0, 392; 1396.0, 394; 1406.0, 399; 1416.0, 402; 1426.0, 406; 1436.0, 409; 1446.0, 410; 1456.0, 411; 1466.0, 410; 1476.0, 409; 1486.0, 405; 1496.0, 403; 1506.0, 398; ];
plot(Kp160i0d0(:,1),Kp160i0d0(:,2))
% y = max(Kp160i0d0(:,2));
% x = Kp160i0d0(find(Kp160i0d0(:,2) == max(y), 1, 'first'));
% text(x, y, 'Kp160i0d0');
% pause;

caseList = {'Kp10i0d0', 'Kp20i0d0', 'Kp30i0d0', 'Kp40i0d0', 'Kp50i0d0', 'Kp60i0d0', 'Kp70i0d0', 'Kp80i0d0', 'Kp90i0d0', 'Kp100i0d0', 'Kp110i0d0', 'Kp120i0d0', 'Kp130i0d0', 'Kp140i0d0', 'Kp150i0d0', 'Kp160i0d0'};
legend('400 Deg', caseList{1,:});

t = {Kp10i0d0, Kp20i0d0, Kp30i0d0, Kp40i0d0, Kp50i0d0, Kp60i0d0, Kp70i0d0, Kp80i0d0, Kp90i0d0, Kp100i0d0, Kp110i0d0, Kp120i0d0, Kp130i0d0, Kp140i0d0, Kp150i0d0, Kp160i0d0};

figure(2);
hold on;
xlabel('Time (ms)');
ylabel('Theta (Deg)');
title('PID Controller | P100SP400 | Good Options');
plot([0 1500], [400 400], 'r--');
upper = 400;
idx = 0;
while idx < 6
    for e = t
        if max(e{1}(:,2)) <= upper && max(e{1}(:,2)) >= 400
            idx = idx + 1;
        end
    end
    upper = upper + 1;
end
upper = upper - 1;
legendTwo = {'400 Deg'};
idx = 0;
for e = t
    idx = idx + 1;
    if max(e{1}(:,2)) <= upper && max(e{1}(:,2)) >= 400
        plot(e{1}(:,1),e{1}(:,2));
        legendTwo{end+1} = caseList{idx};
    end
end
newLegend = legend();
newLegend = newLegend.String;
idx = size(legendTwo);
newLegend(end-idx(2)+1:end) = legendTwo(1:end);
legend(newLegend);